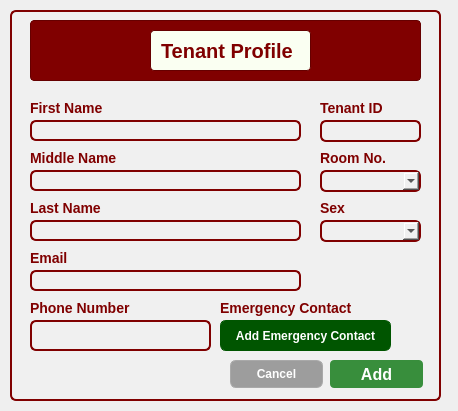
<?xml version="1.0" encoding="UTF-8"?>
<ui version="4.0">
 <class>Dialog</class>
 <widget class="QDialog" name="Dialog">
  <property name="geometry">
   <rect>
    <x>0</x>
    <y>0</y>
    <width>458</width>
    <height>411</height>
   </rect>
  </property>
  <property name="windowTitle">
   <string>Dialog</string>
  </property>
  <widget class="QFrame" name="frame">
   <property name="geometry">
    <rect>
     <x>10</x>
     <y>10</y>
     <width>431</width>
     <height>391</height>
    </rect>
   </property>
   <property name="styleSheet">
    <string notr="true">background-color: rgb(240, 240, 240);
border: 2px solid #800000;
border-radius: 6px;
</string>
   </property>
   <property name="frameShape">
    <enum>QFrame::StyledPanel</enum>
   </property>
   <property name="frameShadow">
    <enum>QFrame::Raised</enum>
   </property>
   <widget class="QFrame" name="frame_3">
    <property name="geometry">
     <rect>
      <x>20</x>
      <y>10</y>
      <width>391</width>
      <height>61</height>
     </rect>
    </property>
    <property name="styleSheet">
     <string notr="true">background-color: #800000;  /* Maroon background */
                border: 1px solid #660000;  /* Darker maroon border */
                border-radius: 4px;
                padding: 5px;
                font-family: 'Times New Roman', serif;  /* Formal font */
                font-size: 14px;
                color: white;</string>
    </property>
    <property name="frameShape">
     <enum>QFrame::StyledPanel</enum>
    </property>
    <property name="frameShadow">
     <enum>QFrame::Raised</enum>
    </property>
    <widget class="QLabel" name="label_2">
     <property name="geometry">
      <rect>
       <x>120</x>
       <y>10</y>
       <width>161</width>
       <height>41</height>
      </rect>
     </property>
     <property name="styleSheet">
      <string notr="true">background-color: rgb(250, 255, 242);
border: 1px solid #660000;
border-radius: 4px;
padding: 5px;
font-family: 'Cal Sans', sans-serif;
font-weight: 700;
font-style: normal;
font-size: 20px;
color: #800000;
text-align: center;
vertical-align: middle;

</string>
     </property>
     <property name="text">
      <string>Tenant Profile</string>
     </property>
    </widget>
   </widget>
   <widget class="QLineEdit" name="TenantIDLineEdit">
    <property name="geometry">
     <rect>
      <x>310</x>
      <y>110</y>
      <width>101</width>
      <height>22</height>
     </rect>
    </property>
   </widget>
   <widget class="QLabel" name="label">
    <property name="geometry">
     <rect>
      <x>310</x>
      <y>90</y>
      <width>81</width>
      <height>16</height>
     </rect>
    </property>
    <property name="styleSheet">
     <string notr="true">background: none;
    border: none;
    color: #800000;
    font-family: 'Cal Sans', sans-serif;
    font-weight: 700;
    font-style: normal;
    font-size: 14px;</string>
    </property>
    <property name="text">
     <string>Tenant ID</string>
    </property>
   </widget>
   <widget class="QLineEdit" name="FirstNameLineEdit">
    <property name="geometry">
     <rect>
      <x>20</x>
      <y>110</y>
      <width>271</width>
      <height>21</height>
     </rect>
    </property>
   </widget>
   <widget class="QLabel" name="label_3">
    <property name="geometry">
     <rect>
      <x>20</x>
      <y>90</y>
      <width>91</width>
      <height>16</height>
     </rect>
    </property>
    <property name="styleSheet">
     <string notr="true">background: none;
    border: none;
    color: #800000;
    font-family: 'Cal Sans', sans-serif;
    font-weight: 700;
    font-style: normal;
    font-size: 14px;</string>
    </property>
    <property name="text">
     <string>First Name</string>
    </property>
   </widget>
   <widget class="QLineEdit" name="MibbleNameLineEdit">
    <property name="geometry">
     <rect>
      <x>20</x>
      <y>160</y>
      <width>271</width>
      <height>21</height>
     </rect>
    </property>
   </widget>
   <widget class="QLabel" name="label_4">
    <property name="geometry">
     <rect>
      <x>20</x>
      <y>140</y>
      <width>91</width>
      <height>16</height>
     </rect>
    </property>
    <property name="styleSheet">
     <string notr="true">background: none;
    border: none;
    color: #800000;
    font-family: 'Cal Sans', sans-serif;
    font-weight: 700;
    font-style: normal;
    font-size: 14px;</string>
    </property>
    <property name="text">
     <string>Middle Name</string>
    </property>
   </widget>
   <widget class="QLineEdit" name="LastNameLineEdit">
    <property name="geometry">
     <rect>
      <x>20</x>
      <y>210</y>
      <width>271</width>
      <height>21</height>
     </rect>
    </property>
   </widget>
   <widget class="QLabel" name="label_9">
    <property name="geometry">
     <rect>
      <x>20</x>
      <y>190</y>
      <width>91</width>
      <height>16</height>
     </rect>
    </property>
    <property name="styleSheet">
     <string notr="true">background: none;
    border: none;
    color: #800000;
    font-family: 'Cal Sans', sans-serif;
    font-weight: 700;
    font-style: normal;
    font-size: 14px;</string>
    </property>
    <property name="text">
     <string>Last Name</string>
    </property>
   </widget>
   <widget class="QLabel" name="label_10">
    <property name="geometry">
     <rect>
      <x>310</x>
      <y>140</y>
      <width>81</width>
      <height>16</height>
     </rect>
    </property>
    <property name="styleSheet">
     <string notr="true">background: none;
    border: none;
    color: #800000;
    font-family: 'Cal Sans', sans-serif;
    font-weight: 700;
    font-style: normal;
    font-size: 14px;</string>
    </property>
    <property name="text">
     <string>Room No.</string>
    </property>
   </widget>
   <widget class="QLabel" name="label_11">
    <property name="geometry">
     <rect>
      <x>310</x>
      <y>190</y>
      <width>41</width>
      <height>16</height>
     </rect>
    </property>
    <property name="styleSheet">
     <string notr="true">background: none;
    border: none;
    color: #800000;
    font-family: 'Cal Sans', sans-serif;
    font-weight: 700;
    font-style: normal;
    font-size: 14px;</string>
    </property>
    <property name="text">
     <string>Sex</string>
    </property>
   </widget>
   <widget class="QLineEdit" name="PhoneNumberLineEdit">
    <property name="geometry">
     <rect>
      <x>20</x>
      <y>310</y>
      <width>181</width>
      <height>31</height>
     </rect>
    </property>
   </widget>
   <widget class="QLabel" name="label_12">
    <property name="geometry">
     <rect>
      <x>20</x>
      <y>290</y>
      <width>111</width>
      <height>16</height>
     </rect>
    </property>
    <property name="styleSheet">
     <string notr="true">background: none;
    border: none;
    color: #800000;
    font-family: 'Cal Sans', sans-serif;
    font-weight: 700;
    font-style: normal;
    font-size: 14px;</string>
    </property>
    <property name="text">
     <string>Phone Number</string>
    </property>
   </widget>
   <widget class="QLabel" name="label_21">
    <property name="geometry">
     <rect>
      <x>20</x>
      <y>240</y>
      <width>111</width>
      <height>16</height>
     </rect>
    </property>
    <property name="styleSheet">
     <string notr="true">background: none;
    border: none;
    color: #800000;
    font-family: 'Cal Sans', sans-serif;
    font-weight: 700;
    font-style: normal;
    font-size: 14px;</string>
    </property>
    <property name="text">
     <string>Email</string>
    </property>
   </widget>
   <widget class="QLineEdit" name="EmailLineEdit">
    <property name="geometry">
     <rect>
      <x>20</x>
      <y>260</y>
      <width>271</width>
      <height>21</height>
     </rect>
    </property>
   </widget>
   <widget class="QComboBox" name="RoomNoComboBox">
    <property name="geometry">
     <rect>
      <x>310</x>
      <y>160</y>
      <width>101</width>
      <height>22</height>
     </rect>
    </property>
   </widget>
   <widget class="QComboBox" name="SexComboBox">
    <property name="geometry">
     <rect>
      <x>310</x>
      <y>210</y>
      <width>101</width>
      <height>22</height>
     </rect>
    </property>
   </widget>
   <widget class="QPushButton" name="AddECpushButton">
    <property name="geometry">
     <rect>
      <x>210</x>
      <y>310</y>
      <width>171</width>
      <height>31</height>
     </rect>
    </property>
    <property name="styleSheet">
     <string notr="true">background: rgb(0, 85, 0);
	color: white;
	font-family: 'Cal Sans', sans-serif;
	font-weight: 500;
	font-style: normal;
	font-size: 12px;
	border: 1px solid rgb(0, 85, 0);
</string>
    </property>
    <property name="text">
     <string>Add Emergency Contact</string>
    </property>
   </widget>
   <widget class="QLabel" name="label_31">
    <property name="geometry">
     <rect>
      <x>210</x>
      <y>290</y>
      <width>141</width>
      <height>16</height>
     </rect>
    </property>
    <property name="styleSheet">
     <string notr="true">background: none;
    border: none;
    color: #800000;
    font-family: 'Cal Sans', sans-serif;
    font-weight: 700;
    font-style: normal;
    font-size: 14px;</string>
    </property>
    <property name="text">
     <string>Emergency Contact</string>
    </property>
   </widget>
   <widget class="QPushButton" name="AddpushButton">
    <property name="geometry">
     <rect>
      <x>320</x>
      <y>350</y>
      <width>93</width>
      <height>28</height>
     </rect>
    </property>
    <property name="styleSheet">
     <string notr="true">background-color: #388E3C; /* Darker green */
color: white;
font-family: &quot;Cal Sans&quot;, sans-serif;
font-weight: 700; /* Bold */
font-size: 16px;
border: none;
border-radius: 4px;
padding: 6px 12px;
</string>
    </property>
    <property name="text">
     <string>Add</string>
    </property>
   </widget>
   <widget class="QPushButton" name="CancelpushButton">
    <property name="geometry">
     <rect>
      <x>220</x>
      <y>350</y>
      <width>93</width>
      <height>28</height>
     </rect>
    </property>
    <property name="styleSheet">
     <string notr="true">background: rgb(157, 157, 157);
color: white;
font-family: 'Cal Sans', sans-serif;
font-weight: 500;
font-style: normal;
font-size: 12px;
border: 1px solid rgb(169, 169, 169);
</string>
    </property>
    <property name="text">
     <string>Cancel</string>
    </property>
   </widget>
  </widget>
 </widget>
 <resources/>
 <connections/>
</ui>
